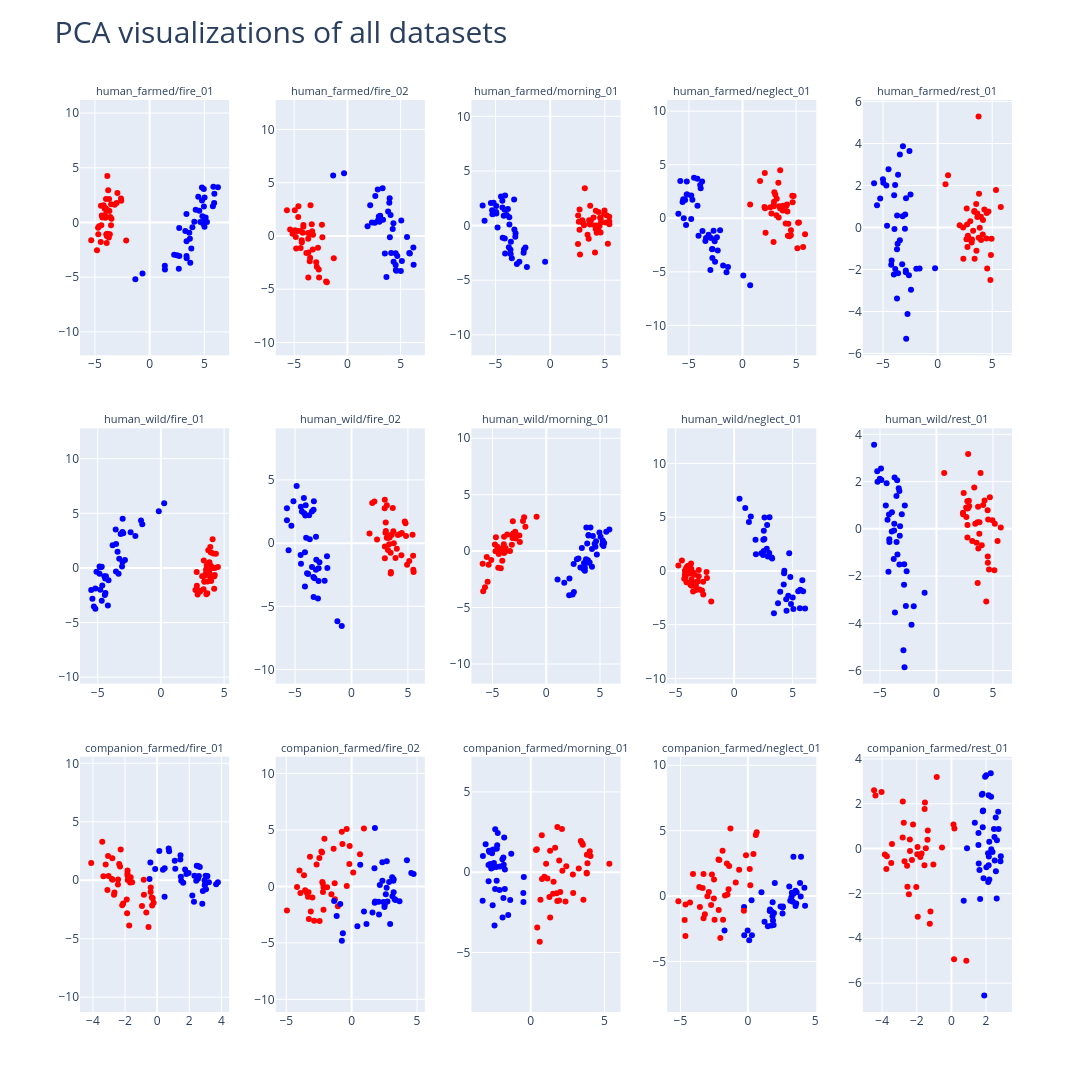

This figure's notebook cell:
### Code cell
# visualization of all 15 animal/human datasets (label 1 = first category in the name)
datasets = [
    'human_farmed/fire_01',
    'human_farmed/fire_02',
    'human_farmed/morning_01',
    'human_farmed/neglect_01',
    'human_farmed/rest_01',
    'human_wild/fire_01',
    'human_wild/fire_02',
    'human_wild/morning_01',
    'human_wild/neglect_01',
    'human_wild/rest_01',
    'companion_farmed/fire_01',
    'companion_farmed/fire_02',
    'companion_farmed/morning_01',
    'companion_farmed/neglect_01',
    'companion_farmed/rest_01'
]

td = TruthData.from_datasets(
    datasets,
    model=model,
    layer=layer,
    center=True,
    noperiod=noperiod,
    device=device)

fig = make_subplots(rows=3, cols=5, subplot_titles=datasets, horizontal_spacing=0.05, vertical_spacing=0.08)
for i, dataset in enumerate(datasets):
    for data in td.plot(
        dimensions=2,
        color='label',
        plot_datasets = [dataset],
        pca_datasets = [dataset],
        ).data:
        fig.add_trace(
            data, row=(i // 5) + 1, col=(i % 5) + 1
        )

for row in range(3):
    for col in range(4):
        fig.update_yaxes(
            scaleanchor = f"x{row * 4 + col + 1}",
            scaleratio = 1,
            row=row+1,
            col=col+1,
        )

fig.update_coloraxes(
    colorscale = 'Bluered_r'
)
fig.update_annotations(font_size=11)

fig.update_layout(
    height=1100,
    width=1100,
    showlegend=False,
    title = {
        'text' : 'PCA visualizations of all datasets',
        'font' : {'size' : 30},
        'y': 0.98
    },
    margin=dict(t=100),
    coloraxis_showscale=False,
)
